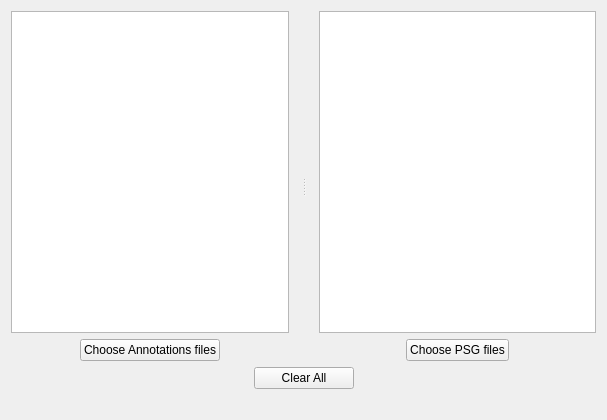
<?xml version="1.0" encoding="UTF-8"?>
<ui version="4.0">
 <class>EDFAnnotationsReaderSettingsView</class>
 <widget class="QWidget" name="EDFAnnotationsReaderSettingsView">
  <property name="geometry">
   <rect>
    <x>0</x>
    <y>0</y>
    <width>607</width>
    <height>420</height>
   </rect>
  </property>
  <property name="windowTitle">
   <string/>
  </property>
  <property name="styleSheet">
   <string>font: 12pt &quot;Roboto&quot;;</string>
  </property>
  <layout class="QVBoxLayout" name="verticalLayout_4">
   <item>
    <layout class="QVBoxLayout" name="verticalLayout_3">
     <item>
      <widget class="QSplitter" name="splitter">
       <property name="orientation">
        <enum>Qt::Horizontal</enum>
       </property>
       <property name="handleWidth">
        <number>30</number>
       </property>
       <widget class="QWidget" name="layoutWidget">
        <layout class="QVBoxLayout" name="verticalLayout">
         <item>
          <widget class="QTableWidget" name="tableWidget_files">
           <property name="verticalScrollBarPolicy">
            <enum>Qt::ScrollBarAsNeeded</enum>
           </property>
           <property name="horizontalScrollBarPolicy">
            <enum>Qt::ScrollBarAsNeeded</enum>
           </property>
           <property name="sizeAdjustPolicy">
            <enum>QAbstractScrollArea::AdjustIgnored</enum>
           </property>
           <property name="autoScroll">
            <bool>true</bool>
           </property>
           <property name="editTriggers">
            <set>QAbstractItemView::NoEditTriggers</set>
           </property>
           <property name="selectionMode">
            <enum>QAbstractItemView::SingleSelection</enum>
           </property>
           <property name="verticalScrollMode">
            <enum>QAbstractItemView::ScrollPerItem</enum>
           </property>
           <property name="horizontalScrollMode">
            <enum>QAbstractItemView::ScrollPerItem</enum>
           </property>
           <property name="wordWrap">
            <bool>true</bool>
           </property>
          </widget>
         </item>
         <item>
          <layout class="QHBoxLayout" name="horizontalLayout">
           <item>
            <spacer name="horizontalSpacer">
             <property name="orientation">
              <enum>Qt::Horizontal</enum>
             </property>
             <property name="sizeHint" stdset="0">
              <size>
               <width>40</width>
               <height>20</height>
              </size>
             </property>
            </spacer>
           </item>
           <item>
            <widget class="QPushButton" name="pushButton_choose">
             <property name="maximumSize">
              <size>
               <width>16777215</width>
               <height>16777215</height>
              </size>
             </property>
             <property name="text">
              <string>Choose Annotations files</string>
             </property>
            </widget>
           </item>
           <item>
            <spacer name="horizontalSpacer_3">
             <property name="orientation">
              <enum>Qt::Horizontal</enum>
             </property>
             <property name="sizeHint" stdset="0">
              <size>
               <width>40</width>
               <height>20</height>
              </size>
             </property>
            </spacer>
           </item>
          </layout>
         </item>
        </layout>
       </widget>
       <widget class="QWidget" name="layoutWidget">
        <layout class="QVBoxLayout" name="verticalLayout_2">
         <item>
          <widget class="QTableWidget" name="tableWidget_psg_files">
           <property name="editTriggers">
            <set>QAbstractItemView::NoEditTriggers</set>
           </property>
          </widget>
         </item>
         <item>
          <layout class="QHBoxLayout" name="horizontalLayout_2">
           <item>
            <spacer name="horizontalSpacer_4">
             <property name="orientation">
              <enum>Qt::Horizontal</enum>
             </property>
             <property name="sizeHint" stdset="0">
              <size>
               <width>40</width>
               <height>20</height>
              </size>
             </property>
            </spacer>
           </item>
           <item>
            <widget class="QPushButton" name="pushButton_choose_psg">
             <property name="text">
              <string>Choose PSG files</string>
             </property>
            </widget>
           </item>
           <item>
            <spacer name="horizontalSpacer_2">
             <property name="orientation">
              <enum>Qt::Horizontal</enum>
             </property>
             <property name="sizeHint" stdset="0">
              <size>
               <width>40</width>
               <height>20</height>
              </size>
             </property>
            </spacer>
           </item>
          </layout>
         </item>
        </layout>
       </widget>
      </widget>
     </item>
     <item>
      <layout class="QHBoxLayout" name="horizontalLayout_3">
       <item>
        <spacer name="horizontalSpacer_5">
         <property name="orientation">
          <enum>Qt::Horizontal</enum>
         </property>
         <property name="sizeHint" stdset="0">
          <size>
           <width>40</width>
           <height>20</height>
          </size>
         </property>
        </spacer>
       </item>
       <item>
        <widget class="QPushButton" name="pushButton_clear">
         <property name="minimumSize">
          <size>
           <width>100</width>
           <height>0</height>
          </size>
         </property>
         <property name="maximumSize">
          <size>
           <width>100</width>
           <height>16777215</height>
          </size>
         </property>
         <property name="text">
          <string>Clear All</string>
         </property>
        </widget>
       </item>
       <item>
        <spacer name="horizontalSpacer_6">
         <property name="orientation">
          <enum>Qt::Horizontal</enum>
         </property>
         <property name="sizeHint" stdset="0">
          <size>
           <width>40</width>
           <height>20</height>
          </size>
         </property>
        </spacer>
       </item>
      </layout>
     </item>
    </layout>
   </item>
   <item>
    <spacer name="verticalSpacer">
     <property name="orientation">
      <enum>Qt::Vertical</enum>
     </property>
     <property name="sizeType">
      <enum>QSizePolicy::Fixed</enum>
     </property>
     <property name="sizeHint" stdset="0">
      <size>
       <width>20</width>
       <height>20</height>
      </size>
     </property>
    </spacer>
   </item>
  </layout>
 </widget>
 <resources>
  <include location="../../../../scinodes_poc/src/main/python/ui/themes/themes.qrc"/>
 </resources>
 <connections>
  <connection>
   <sender>pushButton_choose</sender>
   <signal>clicked()</signal>
   <receiver>EDFAnnotationsReaderSettingsView</receiver>
   <slot>choose_slot()</slot>
   <hints>
    <hint type="sourcelabel">
     <x>76</x>
     <y>266</y>
    </hint>
    <hint type="destinationlabel">
     <x>167</x>
     <y>176</y>
    </hint>
   </hints>
  </connection>
  <connection>
   <sender>pushButton_clear</sender>
   <signal>clicked()</signal>
   <receiver>EDFAnnotationsReaderSettingsView</receiver>
   <slot>clear_slot()</slot>
   <hints>
    <hint type="sourcelabel">
     <x>198</x>
     <y>266</y>
    </hint>
    <hint type="destinationlabel">
     <x>167</x>
     <y>176</y>
    </hint>
   </hints>
  </connection>
  <connection>
   <sender>pushButton_choose_psg</sender>
   <signal>clicked()</signal>
   <receiver>EDFAnnotationsReaderSettingsView</receiver>
   <slot>choose_psg_slot()</slot>
   <hints>
    <hint type="sourcelabel">
     <x>364</x>
     <y>198</y>
    </hint>
    <hint type="destinationlabel">
     <x>308</x>
     <y>151</y>
    </hint>
   </hints>
  </connection>
 </connections>
 <slots>
  <slot>choose_slot()</slot>
  <slot>clear_slot()</slot>
  <slot>choose_psg_slot()</slot>
 </slots>
</ui>
